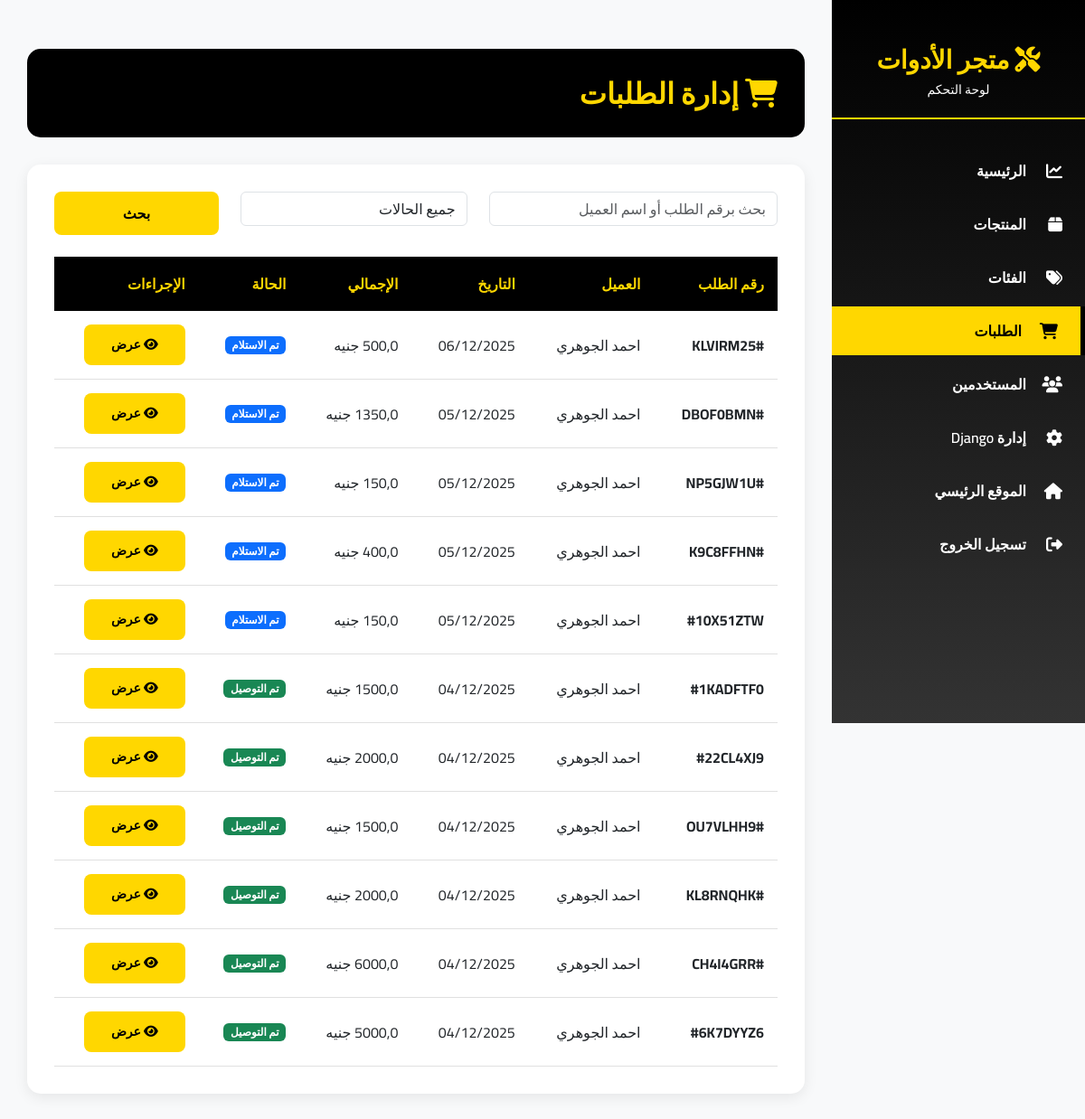
The page /admin-panel/orders/ (signed in) on the database its author committed.
### orders/models.py (models this page shows, shortened)
class Order(models.Model):
    user = models.ForeignKey(CustomUser, related_name='order_owner', on_delete=models.SET_NULL, blank=True, null=True)
    status = models.CharField(choices=ORDER_STATUS, max_length=20, default='Received')
    code = models.CharField(default=generate_code, max_length=20)
    order_time = models.DateTimeField(default=timezone.now)
    delivery_time = models.DateTimeField(blank=True, null=True)  # Fixed spelling
    coupon = models.ForeignKey('Coupon', related_name='order_coupon', on_delete=models.SET_NULL, blank=True, null=True)
    address = models.ForeignKey(OrderAddress, related_name='orders', on_delete=models.SET_NULL, null=True, blank=True)
    subtotal = models.FloatField('المجموع الفرعي', default=0)
    delivery_fee = models.FloatField('رسوم التوصيل', default=0)
    discount = models.FloatField('الخصم', default=0)
    total = models.FloatField('الإجمالي', blank=True, null=True)
    total_with_coupon = models.FloatField(blank=True, null=True)
    class Meta:
        ordering = ['-order_time']

class OrderAddress(models.Model):
    customer_name = models.CharField('اسم العميل', max_length=200)
    customer_phone = models.CharField('رقم الهات ف', max_length=15)
    customer_email = models.EmailField('البريد الإلكتروني', blank=True)
    governorate = models.CharField('المحافظة', max_length=100)
    city = models.CharField('المدينة', max_length=100, blank=True)
    address_line = models.TextField('العنوان بالتفصيل', max_length=500)
    notes = models.TextField('ملاحظات', blank=True, max_length=500)

### admin_panel/views.py (the view)
# urls.py: path('orders/', views.admin_orders_list, name='orders-list'),
@admin_required
def admin_orders_list(request):
    orders = Order.objects.all().order_by('-order_time')
    status = request.GET.get('status', '')
    if status:
        orders = orders.filter(status=status)
    search = request.GET.get('search', '')
    if search:
        orders = orders.filter(code__icontains=search) | orders.filter(address__customer_name__icontains=search)
    context = {
        'orders': orders,
        'search': search,
        'selected_status': status,
    }
    return render(request, 'admin_panel/orders_list.html', context)

### accounts/custom_context_processor.py (called while the page is built)
def custom_user_context(request):
    if request.user.is_authenticated:
        user = request.user
        return {
            'user': user,
        }
    return {}

### orders/cart_context_processor.py (called while the page is built, shortened)
def get_cart_data(request):
    if request.user.is_authenticated:
        cart, created = Cart.objects.get_or_create(user=request.user, status='Inprogress')
        cart_detail = CartDetail.objects.filter(cart=cart)
        return {
            'cart_data': cart,
            'cart_detail_data': cart_detail,
        }

### admin_panel/templates/admin_panel/orders_list.html (shortened to what this page needs)
{% extends 'admin_panel/base.html' %}
{% load i18n %}
{% block content %}
<div class="page-header">
 <h1>
  <i class="fas fa-shopping-cart">
  </i>
  {% trans "إدارة الطلبات" %}
 </h1>
</div>
<div class="content-card">
 <form class="row mb-4" method="GET">
  <div class="col-md-5">
   <input class="form-control" name="search" placeholder="{% trans "بحث برقم الطلب أو اسم العميل" %}" type="text" value="{{ search }}"/>
  </div>
  <div class="col-md-4">
   <select class="form-control" name="status">
    <option value="">
     {% trans "جميع الحالات" %}
    </option>
   </select>
  </div>
  <div class="col-md-3">
   <button class="btn-admin-primary w-100" type="submit">
    {% trans "بحث" %}
   </button>
  </div>
 </form>
 {% if orders %}
 <table class="admin-table">
  <thead>
   <tr>
    <th>
     {% trans "رقم الطلب" %}
    </th>
    <th>
     {% trans "العميل" %}
    </th>
    <th>
     {% trans "التاريخ" %}
    </th>
    <th>
     {% trans "الإجمالي" %}
    </th>
    <th>
     {% trans "الحالة" %}
    </th>
    <th>
     {% trans "الإجراءات" %}
    </th>
   </tr>
  </thead>
  <tbody>
   {% for order in orders %}
   <tr>
    <td>
     <strong>
      #{{ order.code }}
     </strong>
    </td>
    <td>
     {{ order.address.customer_name|default:"غير محدد" }}
    </td>
    <td>
     {{ order.order_time|date:"d/m/Y" }}
    </td>
    <td>
     {{ order.total }} جنيه
    </td>
    <td>
     {% if order.status == 'Received' %}
     <span class="badge bg-primary">
      {{ order.get_status_display }}
     </span>
     {% elif order.status == 'Processed' %}
     <span class="badge bg-warning">
      {{ order.get_status_display }}
     </span>
     {% elif order.status == 'Shipped' %}
     <span class="badge bg-info">
      {{ order.get_status_display }}
     </span>
     {% elif order.status == 'Delivered' %}
     <span class="badge bg-success">
      {{ order.get_status_display }}
     </span>
     {% endif %}
    </td>
    <td>
     <a class="btn btn-sm btn-admin-primary" href="{% url 'admin_panel:order-detail' order.code %}">
      <i class="fas fa-eye">
      </i>
      {% trans "عرض" %}
     </a>
    </td>
   </tr>
   {% endfor %}
  </tbody>
 </table>
 {% else %}
 <p class="text-center text-muted">
  {% trans "لا توجد طلبات" %}
 </p>
 {% endif %}
</div>
{% endblock %}

### admin_panel/templates/admin_panel/base.html (style rules this page uses)
* { font-family: 'Cairo', sans-serif; }
:root { --primary-yellow: #FFD700; --primary-black: #000000; --dark-gray: #333; --light-gray: #f8f9fa; --sidebar-width: 280px; }
body { background-color: var(--light-gray); }
.page-header { background: var(--primary-black); color: var(--primary-yellow); padding: 30px; border-radius: 15px; margin-bottom: 30px; }
.page-header h1 { margin: 0; font-size: 32px; font-weight: 900; }
.content-card { background: #fff; border-radius: 15px; padding: 30px; box-shadow: 0 4px 15px rgba(0, 0, 0, 0.08); margin-bottom: 25px; }
.btn-admin-primary { background-color: var(--primary-yellow); color: var(--primary-black); border: none; font-weight: 700; padding: 12px 30px; border-radius: 8px; transition: all 0.3s ease; }
.admin-table { width: 100%; border-collapse: collapse; }
.admin-table thead { background: var(--primary-black); color: var(--primary-yellow); }
.admin-table th { padding: 15px; text-align: right; font-weight: 700; }
.admin-table td { padding: 15px; border-bottom: 1px solid #e0e0e0; }

### rows shown on the page
Order: code "KLVIRM25", address.customer_name "احمد الجوهري", order_time "06/12/2025", status "تم الاستلام"
Order: code "DBOF0BMN", address.customer_name "احمد الجوهري", order_time "05/12/2025", status "تم الاستلام"
Order: code "NP5GJW1U", address.customer_name "احمد الجوهري", order_time "05/12/2025", status "تم الاستلام"
Order: code "K9C8FFHN", address.customer_name "احمد الجوهري", order_time "05/12/2025", status "تم الاستلام"
Order: code "10X51ZTW", address.customer_name "احمد الجوهري", order_time "05/12/2025", status "تم الاستلام"
Order: code "1KADFTF0", address.customer_name "احمد الجوهري", order_time "04/12/2025", status "تم التوصيل"
Order: code "22CL4XJ9", address.customer_name "احمد الجوهري", order_time "04/12/2025", status "تم التوصيل"
Order: code "OU7VLHH9", address.customer_name "احمد الجوهري", order_time "04/12/2025", status "تم التوصيل"
Order: code "KL8RNQHK", address.customer_name "احمد الجوهري", order_time "04/12/2025", status "تم التوصيل"
Order: code "CH4I4GRR", address.customer_name "احمد الجوهري", order_time "04/12/2025", status "تم التوصيل"
Order: code "6K7DYYZ6", address.customer_name "احمد الجوهري", order_time "04/12/2025", status "تم التوصيل"
